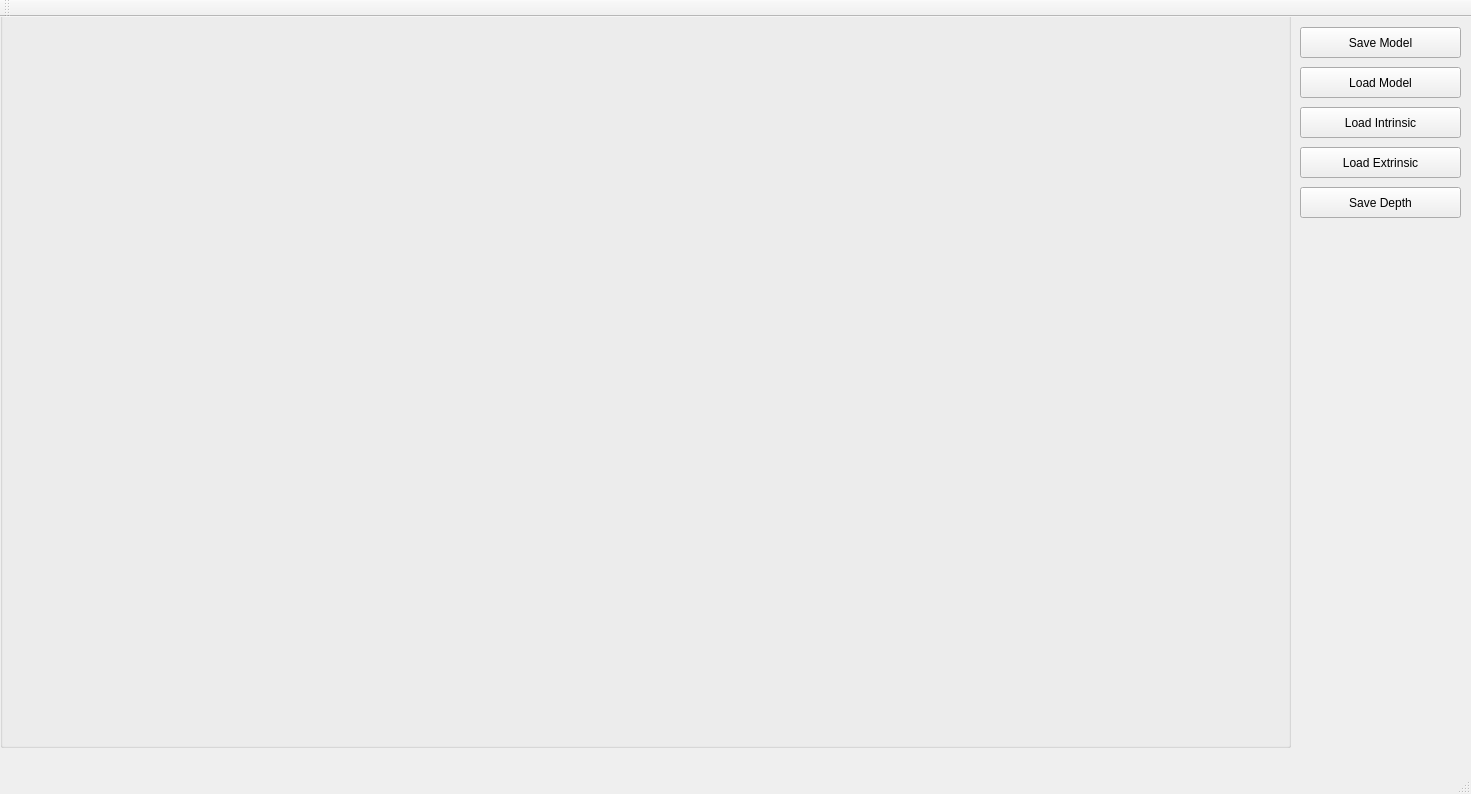
<?xml version="1.0" encoding="UTF-8"?>
<ui version="4.0">
 <class>MainWindow</class>
 <widget class="QMainWindow" name="MainWindow">
  <property name="geometry">
   <rect>
    <x>0</x>
    <y>0</y>
    <width>1471</width>
    <height>794</height>
   </rect>
  </property>
  <property name="sizePolicy">
   <sizepolicy hsizetype="Preferred" vsizetype="Preferred">
    <horstretch>0</horstretch>
    <verstretch>0</verstretch>
   </sizepolicy>
  </property>
  <property name="windowTitle">
   <string>MainWindow</string>
  </property>
  <widget class="QWidget" name="centralWidget">
   <widget class="QGroupBox" name="openGLWidgetContainer">
    <property name="enabled">
     <bool>true</bool>
    </property>
    <property name="geometry">
     <rect>
      <x>0</x>
      <y>-10</y>
      <width>1291</width>
      <height>741</height>
     </rect>
    </property>
    <property name="sizePolicy">
     <sizepolicy hsizetype="Expanding" vsizetype="Expanding">
      <horstretch>0</horstretch>
      <verstretch>0</verstretch>
     </sizepolicy>
    </property>
    <layout class="QVBoxLayout" name="verticalLayout">
     <property name="spacing">
      <number>0</number>
     </property>
     <property name="leftMargin">
      <number>0</number>
     </property>
     <property name="topMargin">
      <number>0</number>
     </property>
     <property name="rightMargin">
      <number>0</number>
     </property>
     <property name="bottomMargin">
      <number>0</number>
     </property>
    </layout>
   </widget>
   <widget class="QPushButton" name="SaveModel">
    <property name="geometry">
     <rect>
      <x>1300</x>
      <y>10</y>
      <width>161</width>
      <height>31</height>
     </rect>
    </property>
    <property name="text">
     <string>Save Model</string>
    </property>
   </widget>
   <widget class="QPushButton" name="LoadModel">
    <property name="geometry">
     <rect>
      <x>1300</x>
      <y>50</y>
      <width>161</width>
      <height>31</height>
     </rect>
    </property>
    <property name="text">
     <string>Load Model</string>
    </property>
   </widget>
   <widget class="QPushButton" name="LoadIntrinsic">
    <property name="geometry">
     <rect>
      <x>1300</x>
      <y>90</y>
      <width>161</width>
      <height>31</height>
     </rect>
    </property>
    <property name="text">
     <string>Load Intrinsic</string>
    </property>
   </widget>
   <widget class="QPushButton" name="LoadExtrinsic">
    <property name="geometry">
     <rect>
      <x>1300</x>
      <y>130</y>
      <width>161</width>
      <height>31</height>
     </rect>
    </property>
    <property name="text">
     <string>Load Extrinsic</string>
    </property>
   </widget>
   <widget class="QPushButton" name="SaveDepth">
    <property name="geometry">
     <rect>
      <x>1300</x>
      <y>170</y>
      <width>161</width>
      <height>31</height>
     </rect>
    </property>
    <property name="text">
     <string>Save Depth</string>
    </property>
   </widget>
  </widget>
  <widget class="QMenuBar" name="menuBar">
   <property name="geometry">
    <rect>
     <x>0</x>
     <y>0</y>
     <width>1471</width>
     <height>32</height>
    </rect>
   </property>
  </widget>
  <widget class="QToolBar" name="mainToolBar">
   <attribute name="toolBarArea">
    <enum>TopToolBarArea</enum>
   </attribute>
   <attribute name="toolBarBreak">
    <bool>false</bool>
   </attribute>
  </widget>
  <widget class="QStatusBar" name="statusBar"/>
 </widget>
 <layoutdefault spacing="6" margin="11"/>
 <resources/>
 <connections/>
</ui>
